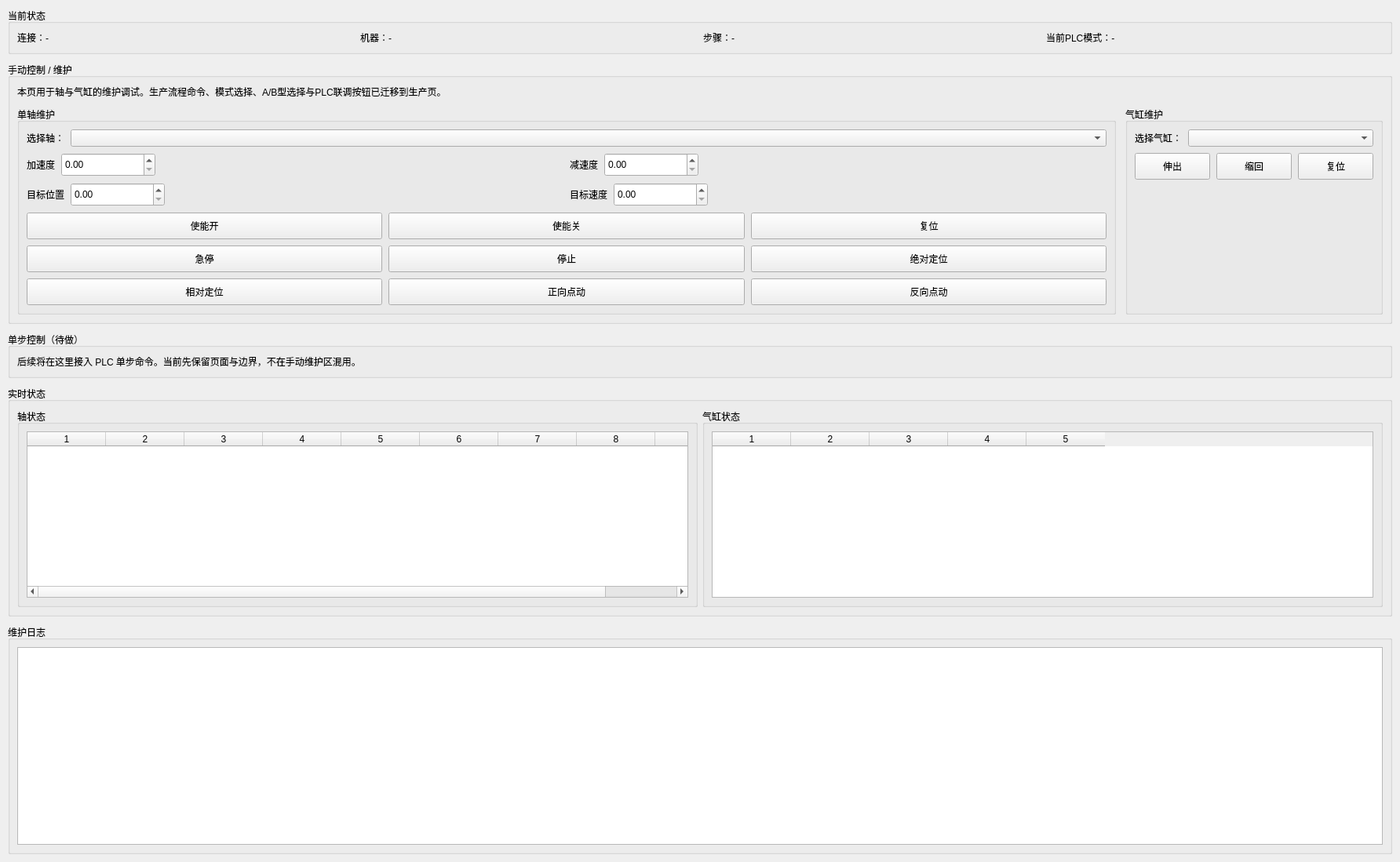
<?xml version="1.0" encoding="UTF-8"?>
<ui version="4.0">
 <class>ManualMaintainWidget</class>
 <widget class="QWidget" name="ManualMaintainWidget">
  <property name="geometry">
   <rect>
    <x>0</x>
    <y>0</y>
    <width>1784</width>
    <height>1099</height>
   </rect>
  </property>
  <property name="windowTitle">
   <string>手动维护</string>
  </property>
  <layout class="QVBoxLayout" name="vlRoot">
   <property name="spacing">
    <number>10</number>
   </property>
   <property name="leftMargin">
    <number>10</number>
   </property>
   <property name="topMargin">
    <number>10</number>
   </property>
   <property name="rightMargin">
    <number>10</number>
   </property>
   <property name="bottomMargin">
    <number>10</number>
   </property>
   <item>
    <widget class="QGroupBox" name="groupStatus">
     <property name="title">
      <string>当前状态</string>
     </property>
     <layout class="QHBoxLayout" name="hlStatus">
      <property name="spacing">
       <number>8</number>
      </property>
      <item>
       <widget class="QLabel" name="lbConn">
        <property name="text">
         <string>连接：-</string>
        </property>
       </widget>
      </item>
      <item>
       <widget class="QLabel" name="lbMachine">
        <property name="text">
         <string>机器：-</string>
        </property>
       </widget>
      </item>
      <item>
       <widget class="QLabel" name="lbStep">
        <property name="text">
         <string>步骤：-</string>
        </property>
       </widget>
      </item>
      <item>
       <widget class="QLabel" name="lbCurrentMode">
        <property name="text">
         <string>当前PLC模式：-</string>
        </property>
       </widget>
      </item>
     </layout>
    </widget>
   </item>
   <item>
    <widget class="QGroupBox" name="groupManual">
     <property name="title">
      <string>手动控制 / 维护</string>
     </property>
     <layout class="QVBoxLayout" name="vlManualRoot">
      <property name="spacing">
       <number>10</number>
      </property>
      <item>
       <widget class="QLabel" name="manualTip">
        <property name="text">
         <string>本页用于轴与气缸的维护调试。生产流程命令、模式选择、A/B型选择与PLC联调按钮已迁移到生产页。</string>
        </property>
        <property name="wordWrap">
         <bool>true</bool>
        </property>
       </widget>
      </item>
      <item>
       <layout class="QGridLayout" name="gridMaintain">
        <property name="horizontalSpacing">
         <number>12</number>
        </property>
        <property name="verticalSpacing">
         <number>10</number>
        </property>
        <item row="0" column="0">
         <widget class="QGroupBox" name="groupAxis">
          <property name="title">
           <string>单轴维护</string>
          </property>
          <layout class="QVBoxLayout" name="vlAxisRoot">
           <property name="spacing">
            <number>8</number>
           </property>
           <item>
            <layout class="QFormLayout" name="formAxisSelect">
             <property name="labelAlignment">
              <set>Qt::AlignLeft|Qt::AlignVCenter</set>
             </property>
             <item row="0" column="0">
              <widget class="QLabel" name="lblAxisSelect">
               <property name="text">
                <string>选择轴：</string>
               </property>
              </widget>
             </item>
             <item row="0" column="1">
              <widget class="QComboBox" name="axisCombo">
               <property name="minimumWidth">
                <number>260</number>
               </property>
              </widget>
             </item>
            </layout>
           </item>
           <item>
            <layout class="QHBoxLayout" name="hlAxisParamRow1">
             <property name="spacing">
              <number>8</number>
             </property>
             <item>
              <widget class="QLabel" name="lblAcc">
               <property name="text">
                <string>加速度</string>
               </property>
              </widget>
             </item>
             <item>
              <widget class="QDoubleSpinBox" name="spAcc">
               <property name="minimumSize">
                <size>
                 <width>120</width>
                 <height>30</height>
                </size>
               </property>
              </widget>
             </item>
             <item>
              <spacer name="spAxisParamMid1">
               <property name="orientation">
                <enum>Qt::Horizontal</enum>
               </property>
               <property name="sizeHint" stdset="0">
                <size>
                 <width>24</width>
                 <height>20</height>
                </size>
               </property>
              </spacer>
             </item>
             <item>
              <widget class="QLabel" name="lblDec">
               <property name="text">
                <string>减速度</string>
               </property>
              </widget>
             </item>
             <item>
              <widget class="QDoubleSpinBox" name="spDec">
               <property name="minimumSize">
                <size>
                 <width>120</width>
                 <height>30</height>
                </size>
               </property>
              </widget>
             </item>
             <item>
              <spacer name="spAxisParamRight1">
               <property name="orientation">
                <enum>Qt::Horizontal</enum>
               </property>
               <property name="sizeHint" stdset="0">
                <size>
                 <width>40</width>
                 <height>20</height>
                </size>
               </property>
              </spacer>
             </item>
            </layout>
           </item>
           <item>
            <layout class="QHBoxLayout" name="hlAxisParamRow2">
             <property name="spacing">
              <number>8</number>
             </property>
             <item>
              <widget class="QLabel" name="lblPos">
               <property name="text">
                <string>目标位置</string>
               </property>
              </widget>
             </item>
             <item>
              <widget class="QDoubleSpinBox" name="spPos">
               <property name="minimumSize">
                <size>
                 <width>120</width>
                 <height>30</height>
                </size>
               </property>
              </widget>
             </item>
             <item>
              <spacer name="spAxisParamMid2">
               <property name="orientation">
                <enum>Qt::Horizontal</enum>
               </property>
               <property name="sizeHint" stdset="0">
                <size>
                 <width>24</width>
                 <height>20</height>
                </size>
               </property>
              </spacer>
             </item>
             <item>
              <widget class="QLabel" name="lblVel">
               <property name="text">
                <string>目标速度</string>
               </property>
              </widget>
             </item>
             <item>
              <widget class="QDoubleSpinBox" name="spVel">
               <property name="minimumSize">
                <size>
                 <width>120</width>
                 <height>30</height>
                </size>
               </property>
              </widget>
             </item>
             <item>
              <spacer name="spAxisParamRight2">
               <property name="orientation">
                <enum>Qt::Horizontal</enum>
               </property>
               <property name="sizeHint" stdset="0">
                <size>
                 <width>40</width>
                 <height>20</height>
                </size>
               </property>
              </spacer>
             </item>
            </layout>
           </item>
           <item>
            <layout class="QGridLayout" name="gridAxisBtns">
             <property name="horizontalSpacing">
              <number>8</number>
             </property>
             <property name="verticalSpacing">
              <number>8</number>
             </property>
             <item row="0" column="0">
              <widget class="QPushButton" name="btnEnableOn">
               <property name="minimumSize">
                <size>
                 <width>96</width>
                 <height>34</height>
                </size>
               </property>
               <property name="text">
                <string>使能开</string>
               </property>
              </widget>
             </item>
             <item row="0" column="1">
              <widget class="QPushButton" name="btnEnableOff">
               <property name="minimumSize">
                <size>
                 <width>96</width>
                 <height>34</height>
                </size>
               </property>
               <property name="text">
                <string>使能关</string>
               </property>
              </widget>
             </item>
             <item row="0" column="2">
              <widget class="QPushButton" name="btnReset">
               <property name="minimumSize">
                <size>
                 <width>96</width>
                 <height>34</height>
                </size>
               </property>
               <property name="text">
                <string>复位</string>
               </property>
              </widget>
             </item>
             <item row="1" column="0">
              <widget class="QPushButton" name="btnEStop">
               <property name="minimumSize">
                <size>
                 <width>96</width>
                 <height>34</height>
                </size>
               </property>
               <property name="text">
                <string>急停</string>
               </property>
              </widget>
             </item>
             <item row="1" column="1">
              <widget class="QPushButton" name="btnStop">
               <property name="minimumSize">
                <size>
                 <width>96</width>
                 <height>34</height>
                </size>
               </property>
               <property name="text">
                <string>停止</string>
               </property>
              </widget>
             </item>
             <item row="1" column="2">
              <widget class="QPushButton" name="btnMoveAbs">
               <property name="minimumSize">
                <size>
                 <width>96</width>
                 <height>34</height>
                </size>
               </property>
               <property name="text">
                <string>绝对定位</string>
               </property>
              </widget>
             </item>
             <item row="2" column="0">
              <widget class="QPushButton" name="btnMoveRel">
               <property name="minimumSize">
                <size>
                 <width>96</width>
                 <height>34</height>
                </size>
               </property>
               <property name="text">
                <string>相对定位</string>
               </property>
              </widget>
             </item>
             <item row="2" column="1">
              <widget class="QPushButton" name="btnJogFwd">
               <property name="minimumSize">
                <size>
                 <width>96</width>
                 <height>34</height>
                </size>
               </property>
               <property name="text">
                <string>正向点动</string>
               </property>
              </widget>
             </item>
             <item row="2" column="2">
              <widget class="QPushButton" name="btnJogBwd">
               <property name="minimumSize">
                <size>
                 <width>96</width>
                 <height>34</height>
                </size>
               </property>
               <property name="text">
                <string>反向点动</string>
               </property>
              </widget>
             </item>
            </layout>
           </item>
          </layout>
         </widget>
        </item>
        <item row="0" column="1">
         <widget class="QGroupBox" name="groupCylinder">
          <property name="title">
           <string>气缸维护</string>
          </property>
          <layout class="QVBoxLayout" name="vlCylinderRoot">
           <property name="spacing">
            <number>8</number>
           </property>
           <item>
            <layout class="QFormLayout" name="formCylinderSelect">
             <property name="labelAlignment">
              <set>Qt::AlignLeft|Qt::AlignVCenter</set>
             </property>
             <item row="0" column="0">
              <widget class="QLabel" name="lblCylinderSelect">
               <property name="text">
                <string>选择气缸：</string>
               </property>
              </widget>
             </item>
             <item row="0" column="1">
              <widget class="QComboBox" name="cylCombo">
               <property name="minimumWidth">
                <number>200</number>
               </property>
              </widget>
             </item>
            </layout>
           </item>
           <item>
            <layout class="QHBoxLayout" name="hlCylinderBtns">
             <property name="spacing">
              <number>8</number>
             </property>
             <item>
              <widget class="QPushButton" name="btnCylP">
               <property name="minimumSize">
                <size>
                 <width>96</width>
                 <height>34</height>
                </size>
               </property>
               <property name="text">
                <string>伸出</string>
               </property>
              </widget>
             </item>
             <item>
              <widget class="QPushButton" name="btnCylN">
               <property name="minimumSize">
                <size>
                 <width>96</width>
                 <height>34</height>
                </size>
               </property>
               <property name="text">
                <string>缩回</string>
               </property>
              </widget>
             </item>
             <item>
              <widget class="QPushButton" name="btnCylReset">
               <property name="minimumSize">
                <size>
                 <width>96</width>
                 <height>34</height>
                </size>
               </property>
               <property name="text">
                <string>复位</string>
               </property>
              </widget>
             </item>
            </layout>
           </item>
           <item>
            <spacer name="spCylinderBottom">
             <property name="orientation">
              <enum>Qt::Vertical</enum>
             </property>
             <property name="sizeHint" stdset="0">
              <size>
               <width>20</width>
               <height>40</height>
              </size>
             </property>
            </spacer>
           </item>
          </layout>
         </widget>
        </item>
       </layout>
      </item>
     </layout>
    </widget>
   </item>
   <item>
    <widget class="QGroupBox" name="groupSingleStep">
     <property name="title">
      <string>单步控制（待做）</string>
     </property>
     <layout class="QVBoxLayout" name="vlSingleStep">
      <item>
       <widget class="QLabel" name="singleStepTip">
        <property name="text">
         <string>后续将在这里接入 PLC 单步命令。当前先保留页面与边界，不在手动维护区混用。</string>
        </property>
       </widget>
      </item>
     </layout>
    </widget>
   </item>
   <item>
    <widget class="QGroupBox" name="groupLive">
     <property name="title">
      <string>实时状态</string>
     </property>
     <layout class="QHBoxLayout" name="hlLive">
      <item>
       <widget class="QGroupBox" name="groupAxisState">
        <property name="title">
         <string>轴状态</string>
        </property>
        <layout class="QVBoxLayout" name="vlAxisState">
         <item>
          <widget class="QTableWidget" name="axisStateTable">
           <property name="rowCount">
            <number>0</number>
           </property>
           <property name="columnCount">
            <number>9</number>
           </property>
           <column/>
           <column/>
           <column/>
           <column/>
           <column/>
           <column/>
           <column/>
           <column/>
           <column/>
          </widget>
         </item>
        </layout>
       </widget>
      </item>
      <item>
       <widget class="QGroupBox" name="groupCylinderState">
        <property name="title">
         <string>气缸状态</string>
        </property>
        <layout class="QVBoxLayout" name="vlCylinderState">
         <item>
          <widget class="QTableWidget" name="cylStateTable">
           <property name="rowCount">
            <number>0</number>
           </property>
           <property name="columnCount">
            <number>5</number>
           </property>
           <column/>
           <column/>
           <column/>
           <column/>
           <column/>
          </widget>
         </item>
        </layout>
       </widget>
      </item>
     </layout>
    </widget>
   </item>
   <item>
    <widget class="QGroupBox" name="groupLog">
     <property name="title">
      <string>维护日志</string>
     </property>
     <layout class="QVBoxLayout" name="vlLog">
      <item>
       <widget class="QPlainTextEdit" name="logEdit">
        <property name="readOnly">
         <bool>true</bool>
        </property>
       </widget>
      </item>
     </layout>
    </widget>
   </item>
  </layout>
 </widget>
 <resources/>
 <connections/>
</ui>
